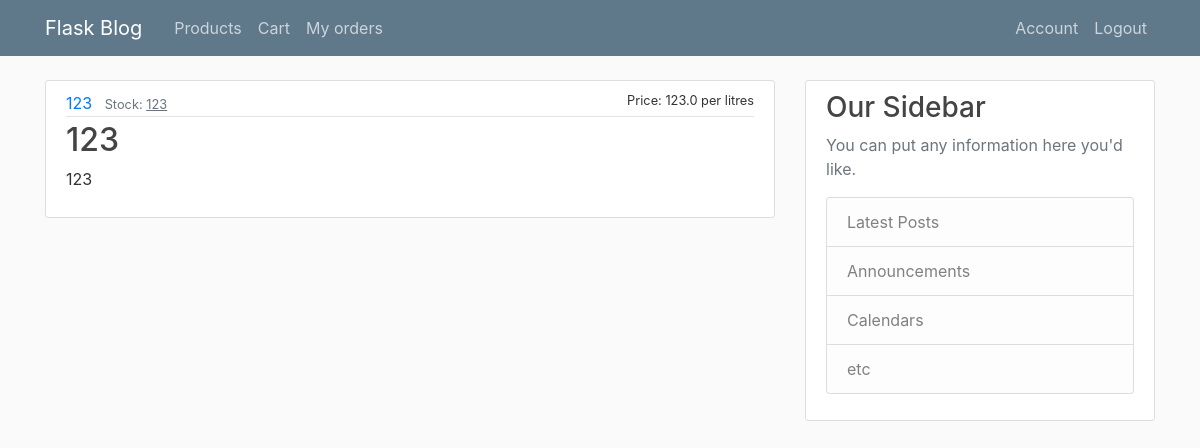
Page /product/17 (signed in) on the earlier database version.
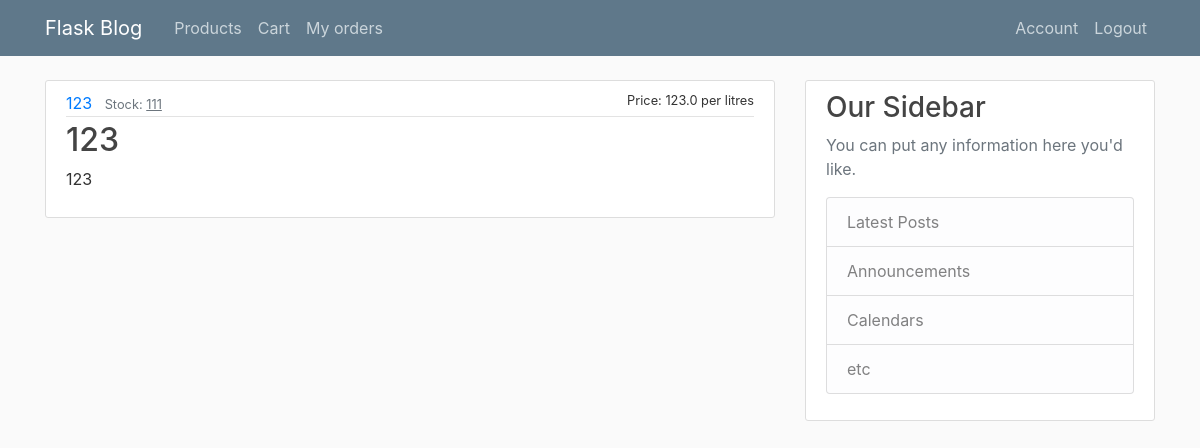
Same page on the later database version.
### flaskblog/models.py (models this page shows, shortened)
class Product(db.Model):
    id = db.Column(db.Integer, primary_key=True)
    name = db.Column(db.String(20), nullable=False, unique=True)
    category = db.Column(db.String(20), nullable=False)
    price = db.Column(db.Float, nullable=False)
    quantityInStock = db.Column(db.Integer, nullable=False)
    unitOfMeasure = db.Column(db.String(20), nullable=False)
    description = db.Column(db.Text, nullable=False)

### flaskblog/products/routes.py (the view)
@products.route("/product/<int:product_id>")
@login_required
def product(product_id):
    product = Product.query.get_or_404(product_id)
    return render_template('product.html', product=product)

### flaskblog/models.py (called while the page is built)
@login_manager.user_loader
def load_user(user_id):
    return User.query.get(int(user_id))

    def has_roles(self, role):
        if isinstance(role, str):
            return role in (role.name for role in self.roles)
        else:
            return role in self.roles

### flaskblog/templates/product.html (shortened to what this page needs)
{% extends "layout.html" %}
{% block content %}
  <article class="media content-section">
    <div class="media-body">
      <div class="product-metadata">
        <a class="mr-2" href="{{ url_for('products.category_products', category=product.category) }}">{{ product.category }}</a>
        <small class="text-muted">Stock: <u>{{ product.quantityInStock }}</u></small>
        <small class="flt-r" {% if product.quantityInStock==0 %}style="color: red;"{% endif %}>{% if product.quantityInStock==0 %}OUT OF STOCK{% else %} Price: {{product.price}} per {{product.unitOfMeasure}}{% endif %}</small>
      </div>
      <h2 class="product-title">{{ product.name }}</h2>
      <p class="product-content">{{ product.description }}</p>
    </div>
  </article>
{% endblock content %}

Differences in the rows shown:
changed Product "litres": quantityInStock "123" → "111"
